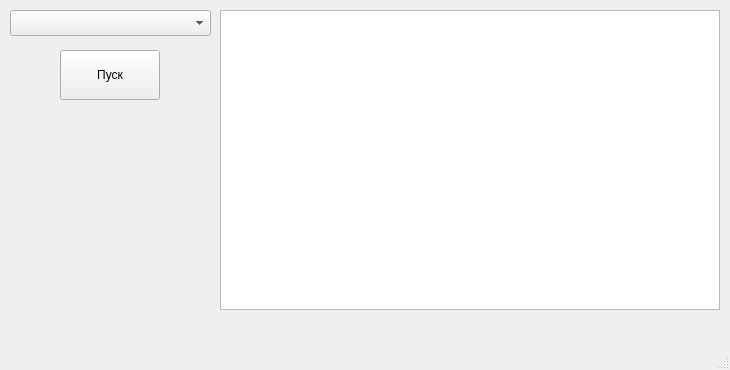
<?xml version="1.0" encoding="UTF-8"?>
<ui version="4.0">
 <class>MainWindow</class>
 <widget class="QMainWindow" name="MainWindow">
  <property name="geometry">
   <rect>
    <x>0</x>
    <y>0</y>
    <width>730</width>
    <height>370</height>
   </rect>
  </property>
  <property name="windowTitle">
   <string>Фильтрация по жанрам</string>
  </property>
  <widget class="QWidget" name="centralwidget">
   <widget class="QComboBox" name="comboBox">
    <property name="geometry">
     <rect>
      <x>10</x>
      <y>10</y>
      <width>201</width>
      <height>26</height>
     </rect>
    </property>
   </widget>
   <widget class="QPushButton" name="pushButton">
    <property name="geometry">
     <rect>
      <x>60</x>
      <y>50</y>
      <width>100</width>
      <height>50</height>
     </rect>
    </property>
    <property name="text">
     <string>Пуск</string>
    </property>
   </widget>
   <widget class="QTableView" name="tableView">
    <property name="geometry">
     <rect>
      <x>220</x>
      <y>10</y>
      <width>500</width>
      <height>300</height>
     </rect>
    </property>
   </widget>
  </widget>
  <widget class="QMenuBar" name="menubar">
   <property name="geometry">
    <rect>
     <x>0</x>
     <y>0</y>
     <width>730</width>
     <height>24</height>
    </rect>
   </property>
  </widget>
  <widget class="QStatusBar" name="statusbar"/>
 </widget>
 <resources/>
 <connections/>
</ui>
